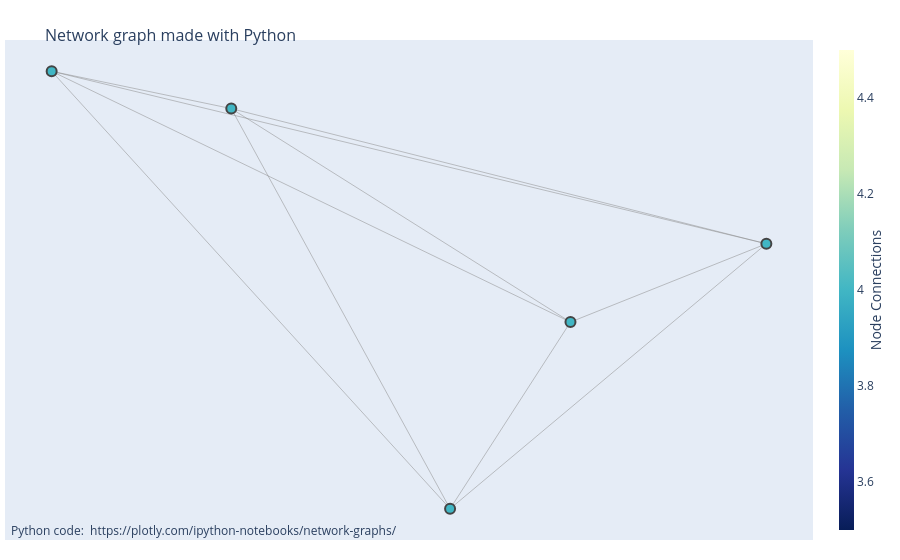

This figure's notebook cell:
### Code cell
fig = go.Figure(data=[edge_trace, node_trace],
             layout=go.Layout(
                title='<br>Network graph made with Python',
                titlefont_size=16,
                showlegend=False,
                hovermode='closest',
                margin=dict(b=20,l=5,r=5,t=40),
                annotations=[ dict(
                    text="Python code: <a href='https://plotly.com/ipython-notebooks/network-graphs/'> https://plotly.com/ipython-notebooks/network-graphs/</a>",
                    showarrow=False,
                    xref="paper", yref="paper",
                    x=0.005, y=-0.002 ) ],
                xaxis=dict(showgrid=False, zeroline=False, showticklabels=False),
                yaxis=dict(showgrid=False, zeroline=False, showticklabels=False))
                )
fig.show()

### Figure 1 — Plotly figure (JSON) as saved in the notebook; plotly's stock layout.template omitted (floating-point values rounded to 4 significant figures)
{"data": [{"hoverinfo": "none", "line": {"color": "#888", "width": 0.5}, "mode": "lines", "type": "scatter", "x": [0.6789, 0.3802, null, 0.6789, 0.6096, null, 0.6789, 0.4837, null, 0.6789, 0.7917, null, 0.3802, 0.7917, null, 0.3802, 0.4837, null, 0.3802, 0.6096, null, 0.7917, 0.6096, null, 0.7917, 0.4837, null, 0.4837, 0.6096, null], "y": [0.5174, 0.6494, null, 0.5174, 0.4191, null, 0.5174, 0.6297, null, 0.5174, 0.5586, null, 0.6494, 0.5586, null, 0.6494, 0.6297, null, 0.6494, 0.4191, null, 0.5586, 0.4191, null, 0.5586, 0.6297, null, 0.6297, 0.4191, null]}, {"hoverinfo": "text", "marker": {"color": [4, 4, 4, 4, 4], "colorbar": {"thickness": 15, "title": {"side": "right", "text": "Node Connections"}, "xanchor": "left"}, "colorscale": [[0, "rgb(255,255,217)"], [0.125, "rgb(237,248,177)"], [0.25, "rgb(199,233,180)"], [0.375, "rgb(127,205,187)"], [0.5, "rgb(65,182,196)"], [0.625, "rgb(29,145,192)"], [0.75, "rgb(34,94,168)"], [0.875, "rgb(37,52,148)"], [1, "rgb(8,29,88)"]], "line": {"width": 2}, "reversescale": true, "showscale": true, "size": 10}, "mode": "markers", "text": ["# of connections: 4", "# of connections: 4", "# of connections: 4", "# of connections: 4", "# of connections: 4"], "type": "scatter", "x": [0.6789, 0.3802, 0.7917, 0.4837, 0.6096], "y": [0.5174, 0.6494, 0.5586, 0.6297, 0.4191]}], "layout": {"annotations": [{"showarrow": false, "text": "Python code: <a href='https://plotly.com/ipython-notebooks/network-graphs/'> https://plotly.com/ipython-notebooks/network-graphs/</a>", "x": 0.005, "xref": "paper", "y": -0.002, "yref": "paper"}], "hovermode": "closest", "margin": {"b": 20, "l": 5, "r": 5, "t": 40}, "showlegend": false, "title": {"font": {"size": 16}, "text": "<br>Network graph made with Python"}, "xaxis": {"showgrid": false, "showticklabels": false, "zeroline": false}, "yaxis": {"showgrid": false, "showticklabels": false, "zeroline": false}}}
